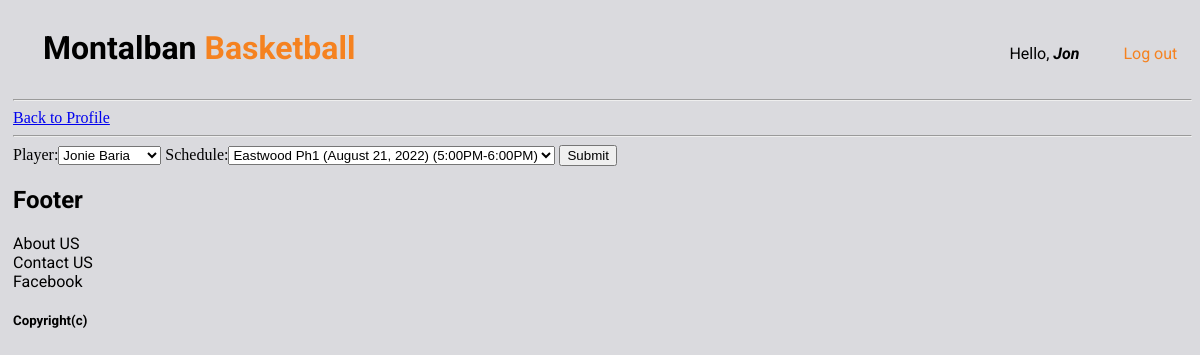
Screenshot of /update_booking/1 (signed in) with the database file from the repository.
### gametime/models.py (models this page shows, shortened)
class Booking(models.Model):
	STATUS = (
		('waiting for players...', 'waiting for players...'),
		('Complete Players', 'Complete Players'),
		('Rescheduled', 'Rescheduled'),
		('Now Playing', 'Now Playing'),
		('Game Ended', 'Game Ended'),
		)
	player = models.ForeignKey(Player, null=True, blank=True, on_delete= models.SET_NULL)
	schedule = models.ForeignKey(Schedule, null=True,blank=True, on_delete= models.SET_NULL)
	date_booked = models.DateTimeField(auto_now_add=True, blank=True)
	status= models.CharField(max_length=200, null=True, blank=True, choices=STATUS)
	payment = models.ForeignKey(Tag, null=True, blank=True, on_delete= models.SET_NULL)

class Schedule(models.Model):
	COURTS = (
		('Eastwood Ph1', 'Eastwood Ph1'),
		('Eastwood Ph2', 'Eastwood Ph2'),
		('Diliman', 'Diliman'),
		('Eastwind', 'Eastwind'),
		('Centella', 'Centella'),
		)
	TIME = (
		('5:00PM-6:00PM', '5:00PM-6:00PM'),
		('6:00PM-7:00PM', '6:00PM-7:00PM'),
		('7:00PM-8:00PM', '7:00PM-8:00PM'),
		('8:00PM-9:00PM', '8:00PM-9:00PM'),
		)
	court = models.CharField(max_length=200, null=True,blank=True, choices=COURTS)
	schedule = models.CharField(max_length=200, null=True, blank=True, choices=TIME)
	statman = models.CharField(max_length=200, blank=True, null=True)
	price = models.FloatField(null=True, blank=True,)
	date = models.CharField(max_length=200, blank=True, null=True)
	def __str__(self):
		return f"{self.court} ({self.date}) ({self.schedule}) "

### gametime/views.py (the view)
# urls.py: path('update_booking/<str:pk>', views.updatebooking, name='update_booking'),
@login_required(login_url='login')
def updatebooking(request, pk):
    book = Booking.objects.get(id=pk)
    form = OrderForm(instance=book)
    if request.method == "POST":
        form = OrderForm(request.POST, instance=book)
        if form.is_valid():
            form.save()
            return redirect('/')
    context = {'form': form}
    return render(request,'gametime/booking_form.html', context)

### gametime/forms.py
class OrderForm(ModelForm):
	class Meta:
		model = Booking
		fields = ['player', "schedule"]

### gametime/models.py (called while the page is built)
	def __str__(self):
		return str(self.name)

### gametime/templates/gametime/booking_form.html (shortened to what this page needs)
 {% extends 'gametime/main.html' %}
 {% load static %}
 {% block content %}
    <span><a href="{% url 'PlayerProf' %}"> Back to Profile</a></span>
    <br>
 <hr>
    <form action="" method="POST">
            {{form}}
        <input type="submit" name="Submit">
    </form>
 {% endblock %}

### gametime/templates/gametime/main.html (shortened to what this page needs)
<!DOCTYPE html>
<html>
<head>
</head>
<body style="background-color:#dadade; padding-left: 5px;">
<div style="margin-bottom:10px">
	<div style="display:inline-block;"><h1 style="display: inline-block;margin-right: 650px; margin-left: 30px; font-family: Roboto;">Montalban <span style="color:#f58220;">Basketball</span></h1>
	</div>
	<div align="center" style="display: inline-block;font-family: roboto;">Hello, <b><i>{{request.user}}</i></b>
	<p style="display: inline-block; "><span style="margin-left: 40px; color:#f58220; font-family: roboto"><a style="color: #f58220; text-decoration: none;" href="{% url 'logout' %}">Log out</a></span></p>
	</div>
</div>
<hr>
	{%block content%}
	{% endblock %}
	<div style="font-family: roboto"><h2>Footer</h2>
	<p>About US</p>
	<p>Contact US</p>
	<p>Facebook</p>
	<h5>Copyright(c)</h5></div>
</body>
</html>

### gametime/templates/gametime/main.html (style rules this page uses)
p { margin: 0; }

### rows the page displays
Booking: player "Jonie Baria"
Schedule: schedule "Eastwood Ph1 (August 21, 2022) (5:00PM-6:00PM)"

### other values shown
{{ request.user }} "Jon"
